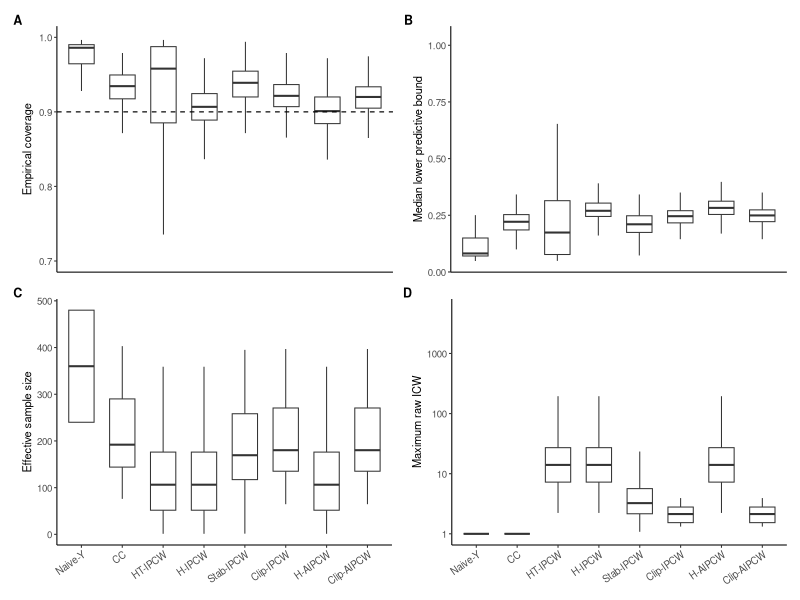
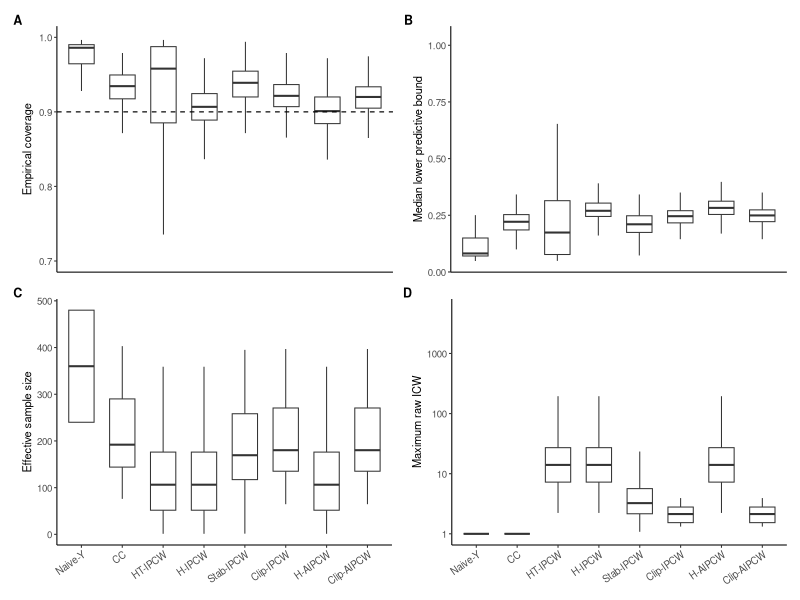
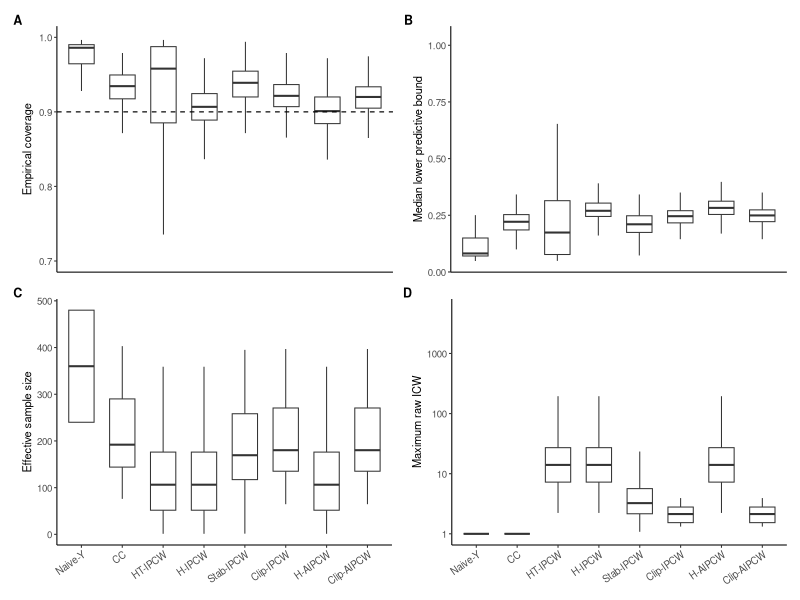

Reproduce these figures in R, in order.
## ============================================================
## Figure 1: Simulation 1 internal ablation
## Panels:
## A = empirical coverage
## B = median lower predictive bound
## C = effective sample size
## D = maximum raw inverse-censoring weight (log scale)
## ============================================================

library(ggplot2)
library(dplyr)
library(patchwork)

## ------------------------------------------------------------
## 1. Load corrected Simulation 1 data
## ------------------------------------------------------------


sim1 <- read.csv(
  "results/simulation1_pass3_R100/simulation1_raw_corrected.csv"
)

## Basic checks
dim(sim1)
table(sim1$method)

## ------------------------------------------------------------
## 2. Set method order
## ------------------------------------------------------------

method_order <- c(
  "Naive-Y",
  "CC",
  "HT-IPCW",
  "H-IPCW",
  "Stab-IPCW",
  "Clip-IPCW",
  "H-AIPCW",
  "Clip-AIPCW"
)

sim1$method <- factor(
  sim1$method,
  levels = method_order
)

## ------------------------------------------------------------
## 3. Common journal-style theme
## ------------------------------------------------------------

theme_sim <- theme_classic(base_size = 8) +
  theme(
    axis.title = element_text(size = 8),
    axis.text = element_text(size = 7),
    plot.tag = element_text(
      size = 9,
      face = "bold"
    ),
    plot.margin = margin(4, 4, 4, 4)
  )

## ------------------------------------------------------------
## 4. Panel A: Empirical coverage
## ------------------------------------------------------------

pA <- ggplot(
  sim1,
  aes(
    x = method,
    y = coverage
  )
) +
  geom_boxplot(
    width = 0.62,
    outlier.shape = NA,
    linewidth = 0.35
  ) +
  geom_hline(
    yintercept = 0.90,
    linetype = "dashed",
    linewidth = 0.4
  ) +
  labs(
    x = NULL,
    y = "Empirical coverage",
    tag = "A"
  ) +
  coord_cartesian(
    ylim = c(0.70, 1.00)
  ) +
  theme_sim +
  theme(
    axis.text.x = element_blank(),
    axis.ticks.x = element_blank()
  )

## ------------------------------------------------------------
## 5. Panel B: Median lower predictive bound
## ------------------------------------------------------------

pB <- ggplot(
  sim1,
  aes(
    x = method,
    y = med_lpb
  )
) +
  geom_boxplot(
    width = 0.62,
    outlier.shape = NA,
    linewidth = 0.35
  ) +
  labs(
    x = NULL,
    y = "Median lower predictive bound",
    tag = "B"
  ) +
  theme_sim +
  theme(
    axis.text.x = element_blank(),
    axis.ticks.x = element_blank()
  )

## ------------------------------------------------------------
## 6. Panel C: Effective sample size
## ------------------------------------------------------------

pC <- ggplot(
  sim1,
  aes(
    x = method,
    y = ess
  )
) +
  geom_boxplot(
    width = 0.62,
    outlier.shape = NA,
    linewidth = 0.35
  ) +
  labs(
    x = NULL,
    y = "Effective sample size",
    tag = "C"
  ) +
  theme_sim +
  theme(
    axis.text.x = element_text(
      angle = 35,
      hjust = 1
    )
  )

## ------------------------------------------------------------
## 7. Panel D: Maximum raw ICW
## ------------------------------------------------------------

pD <- ggplot(
  sim1,
  aes(
    x = method,
    y = max_raw_wt
  )
) +
  geom_boxplot(
    width = 0.62,
    outlier.shape = NA,
    linewidth = 0.35
  ) +
  scale_y_log10() +
  labs(
    x = NULL,
    y = "Maximum raw ICW",
    tag = "D"
  ) +
  theme_sim +
  theme(
    axis.text.x = element_text(
      angle = 35,
      hjust = 1
    )
  )

## ------------------------------------------------------------
## 8. Combine panels
## ------------------------------------------------------------

fig1 <- (pA | pB) /
        (pC | pD)

## Display
fig1

## ------------------------------------------------------------
## 9. Save figure
## ------------------------------------------------------------

dir.create(
  "figures",
  showWarnings = FALSE
)

## PNG for easy viewing
ggsave(
  filename = "figures/Figure1_Simulation1_ablation_corrected.png",
  plot = fig1,
  width = 183,
  height = 138,
  units = "mm",
  dpi = 300
)

## Publication-quality TIFF
ggsave(
  filename = "figures/Figure1_Simulation1_ablation_corrected.tiff",
  plot = fig1,
  width = 183,
  height = 138,
  units = "mm",
  dpi = 600,
  compression = "lzw"
)
